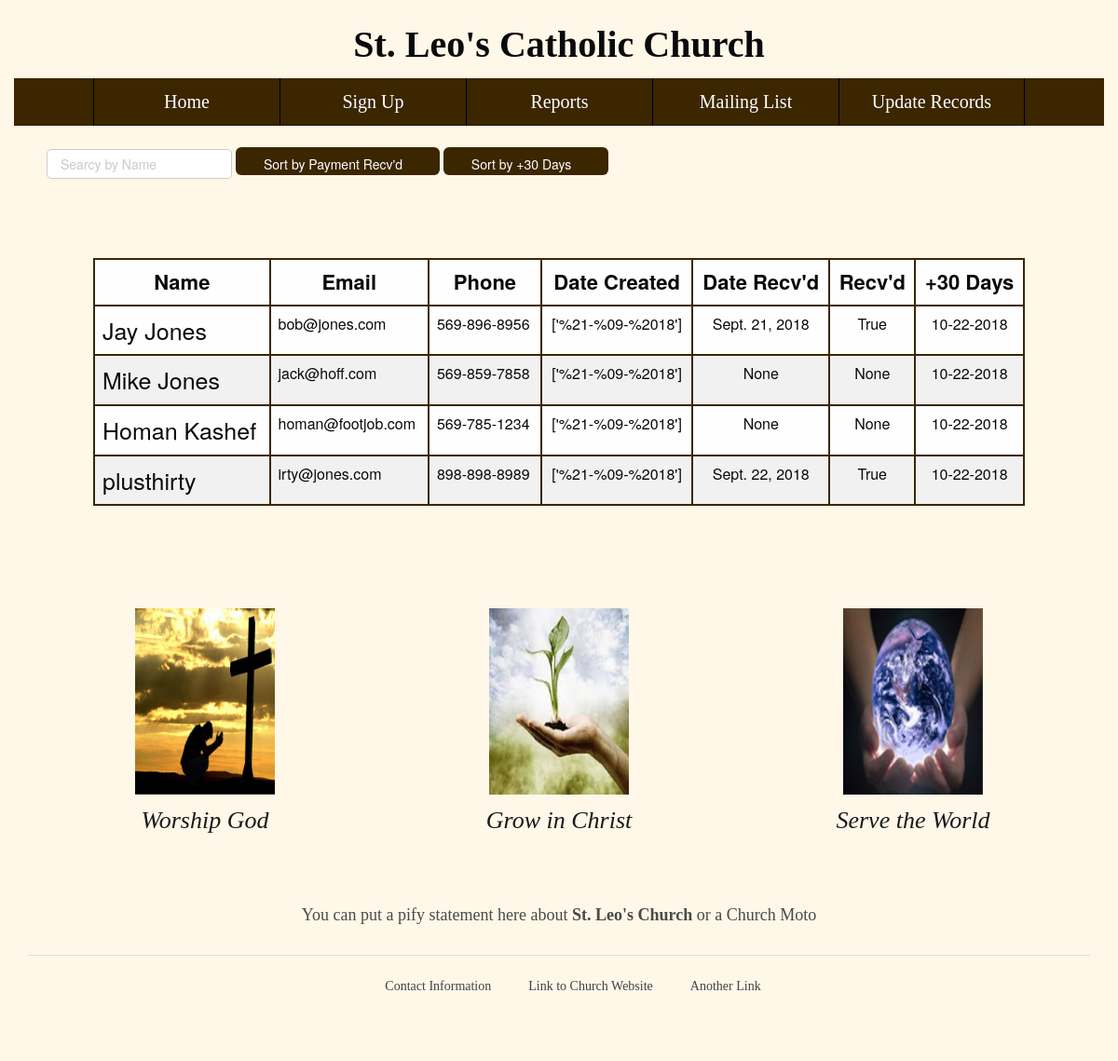
The page /reports/ on the database its author committed.
### signup/models.py (models this page shows, shortened)
class DonorInfo(models.Model):
    name = models.CharField(max_length=35)
    street_address = models.CharField(blank=True, null=True, max_length=50)
    city = models.CharField(max_length=25, blank=True, null=True)
    state = models.CharField(max_length=2, blank=True, null=True)
    zipcode = models.IntegerField(null=True)
    email = models.EmailField(max_length=35, blank=True, null=True)
    phone = models.CharField(max_length=15, null=True, blank=True)
    date_created = models.DateTimeField(default=datetime.datetime.now, null=True)
    days_since_created = models.IntegerField(null=True, blank=True)
    payment_recvd = models.NullBooleanField(null=True)
    date_recvd = models.DateField(null=True)

### signup/views.py (the view)
# urls.py: path('reports/', views.reports, name='reports'),
def reports(request):
    accounts = DonorInfo.objects.all()
    for account in accounts:
        created = account.date_created
        payment_recvd = account.payment_recvd
        date_created = created.strftime("%m-%d-%Y")
        daterecvd = account.date_recvd
        date_recvd = daterecvd.strftime("%m-%d-%Y")
        name = account.name
        phone = account.phone
        email = account.email
        plusthirty = (created + datetime.timedelta(30))
        thirtydays = plusthirty.strftime("%m-%d-%Y")
        context = {'payment_recvd': payment_recvd, 'accounts': accounts, 'name':name, 'email':email, 'phone':phone, 'date_created': date_created,  'thirtydays': thirtydays}
        return render(request, 'reports.html', context)

### templates/reports.html (shortened to what this page needs)
{% load widget_tweaks %}
{% load static %}
{% load bootstrap3 %}
{% bootstrap_css %}
<!DOCTYPE html>
<html data-whatinput="mouse" data-whatintent="mouse" class=" whatinput-types-initial whatinput-types-keyboard whatinput-types-mouse"><head>
  <link rel="stylesheet" href="{% static "css/foundation.min.css" %}">
  <link rel="stylesheet"href="{% static "css/wireframe-theme.min.css" %}">
  <link rel="stylesheet" href="{% static "css/main.css" %}">
<meta class="foundation-mq"></head>
<body class="" cz-shortcut-listen="true">
  <h1 class="site-title">St. Leo's Catholic Church</h1>
  <div class="container nav-wrapper">
    <a class="link-text nav-button" href="{% url 'index' %}">Home</a>
    <a class="link-text nav-button" href="{% url 'signupform' %}">Sign Up</a>
  <a class="link-text nav-button" href="{% url 'reports' %}">Reports</a>
  <a class="link-text nav-button" href="{% url 'mailinglist' %}">Mailing List</a>
  <a class="link-text nav-button" href="{% url 'updates' %}">Update Records</a>
  </div>
  <div id="users">
    <input class="search" placeholder="Searcy by Name" />
 <span class="sort btn-round btn-primary" data-sort="payment_recvd">Sort by Payment Recv'd</span>
 <span class="sort btn-round  btn-primary" data-sort="thirtydays">Sort by +30 Days</span>
<table class= 'table'>
               <tr>
                 <th>Name</th>
                 <th>Email</th>
                 <th>Phone</th>
                 <th>Date Created</th>
                 <th>Date Recv'd</th>
                 <th>Recv'd</th>
                 <th>+30 Days</th>
                </tr>
               <tbody class="list">
                     {% for account in accounts %}
                     <tr>
                         <td class="name">{{account.name}}</td>
                         <td class="email">{{account.email}}</td>
                         <td class="phone">{{account.phone}}</td>
                         <td class="date_created">{{account.date_created}}</td>
                         <td class='date_recvd'>{{account.date_recvd}}</td>
                         <td class='payment_recvd'>{{account.payment_recvd}}</td>
                         <td class="thirtydays">{{thirtydays}}</td>
                     </tr>
                     {% endfor %}
                 </tbody>
</table>
  </div>
    <div class="container services-grid">
      <div class="container service">
        <div class="responsive-picture">
          <picture><img alt="Placeholder Picture" src="{% static 'images/cross.jpg' %}">
          </picture>
        </div>
        <h5 class="service-title">Worship God</h5>
      </div>
      <div class="container service">
        <div class="responsive-picture">
          <picture><img alt="Placeholder Picture" src="{% static 'images/grow.jpeg' %}">
          </picture>
        </div>
        <h5 class="service-title">Grow in Christ<br>
        </h5>
      </div>
      <div class="container service">
        <div class="responsive-picture">
          <picture><img alt="Placeholder Picture" src="{% static 'images/world.jpg' %}">
          </picture>
        </div>
        <h5 class="service-title">Serve the World<br>
        </h5>
      </div>
    </div>
    <div class="container container-1">
      <p class="paragraph paragraph-1">You can put a pify statement here about <strong>St. Leo's Church</strong> or a Church Moto<br>
    </div>
    <div class="container footer">
      <div class="rule">
        <hr>
      </div>
      <div class="container footer-nav">
        <a class="link-text footer-nav" href="#">Contact Information</a>
        <a class="link-text footer-nav" href="#">Link to Church Website</a>
        <a class="link-text footer-nav" href="#">Another Link</a>
      </div>
    </div>
  </body></html>

### signup/static/css/main.css (style rules this page uses)
h1.site-title { margin-top: 20px; text-align: center; font-weight: 700; font-size: 40px; font-family: 'Montserrat', cursive; }
h5 { text-align: center; font-style: italic; font-size: 26px; font-family: Georgia, Times, 'Times New Roman', serif; }
h5.service-title { margin-top: 10px; color: #18191a; }
p.paragraph.paragraph-1 { color: rgba(30, 30, 30, .8); text-align: center; font-size: 18px; font-family: Georgia, Times, 'Times New Roman', serif; }
a.link-text.nav-button { display: block; padding-top: 10px; padding-bottom: 10px; border-top-color: rgba(0, 0, 0, .4); border-bottom: .0625rem solid rgba(0, 0, 0, .4); background-color: #3B2600; color: #fff; text-align: center; font-size: 20px; font-family: 'Montserrat', cursive; }
a.link-text.footer-nav { padding: 10px 20px; color: #424345; font-family: 'Montserrat', cursive; }
.container.service { margin-right: auto; margin-bottom: 60px; margin-left: auto; padding-right: 20px; padding-left: 20px; max-width: 400px; }
.container.container-1 { display: -webkit-box; display: -webkit-flex; display: -moz-box; display: -ms-flexbox; display: flex; -webkit-flex-direction: column; -ms-flex-direction: column; flex-direction: column; -ms-flex-align: center; padding-right: 10px; padding-left: 10px; -webkit-box-orient: vertical; -webkit-box-direction: normal; -moz-box-orient: vertical; -moz-box-direction: normal; -webkit-box-align: center; -webkit-align-items: center; -moz-box-align: center; align-items: center; }
.container.footer-nav { display: -webkit-box; display: -webkit-flex; display: -moz-box; display: -ms-flexbox; display: flex; -ms-flex-pack: center; -ms-flex-align: center; margin-bottom: 60px; -webkit-flex-wrap: wrap; -ms-flex-wrap: wrap; flex-wrap: wrap; -webkit-box-align: center; -webkit-align-items: center; -moz-box-align: center; align-items: center; -webkit-box-pack: center; -webkit-justify-content: center; -moz-box-pack: center; justify-content: center; }
div.responsive-picture { max-width: none; max-height: 250px; margin-top: 50px; }
@media screen and (min-width: 40rem) { a.link-text.nav-button { padding-right: 20px; padding-left: 20px; width: 200px; border-left: .0625rem solid #000; } }
@media screen and (min-width: 40rem) { a.link-text.nav-button:last-of-type { border-right: .0625rem solid #000; } }
@media screen and (min-width: 40rem) { .container.nav-wrapper { display: -webkit-box; display: -webkit-flex; display: -moz-box; display: -ms-flexbox; display: flex; -ms-flex-pack: center; background-color: #3B2600; -webkit-box-pack: center; -webkit-justify-content: center; -moz-box-pack: center; justify-content: center; } }
@media screen and (min-width: 40rem) { .container.services-grid { display: -webkit-box; display: -webkit-flex; display: -moz-box; display: -ms-flexbox; display: flex; -webkit-flex-wrap: wrap; -ms-flex-wrap: wrap; flex-wrap: wrap; } }
@media screen and (min-width: 40rem) { .container.container-1 { margin-right: auto; margin-left: auto; max-width: 600px; } }
@media screen and (min-width: 64rem) { .container.nav-wrapper { margin-right: auto; margin-left: auto; max-width: 1400px; } }
@media screen and (min-width: 64rem) { .container.services-grid { margin-right: auto; margin-left: auto; max-width: 1200px; } }
@media screen and (min-width: 64rem) { .container.footer { margin-right: auto; margin-left: auto; max-width: 1200px; } }

### rows shown on the page
DonorInfo: name "Jay Jones", email "bob@jones.com", phone "569-896-8956", date_created "['%21-%09-%2018']", date_recvd "Sept. 21, 2018", payment_recvd "True", thirtydays "10-22-2018"
DonorInfo: name "Mike Jones", email "jack@hoff.com", phone "569-859-7858", date_created "['%21-%09-%2018']", date_recvd "None", payment_recvd "None", thirtydays "10-22-2018"
DonorInfo: name "Homan Kashef", email "homan@footjob.com", phone "569-785-1234", date_created "['%21-%09-%2018']", date_recvd "None", payment_recvd "None", thirtydays "10-22-2018"
DonorInfo: name "plusthirty", email "irty@jones.com", phone "898-898-8989", date_created "['%21-%09-%2018']", date_recvd "Sept. 22, 2018", payment_recvd "True", thirtydays "10-22-2018"
